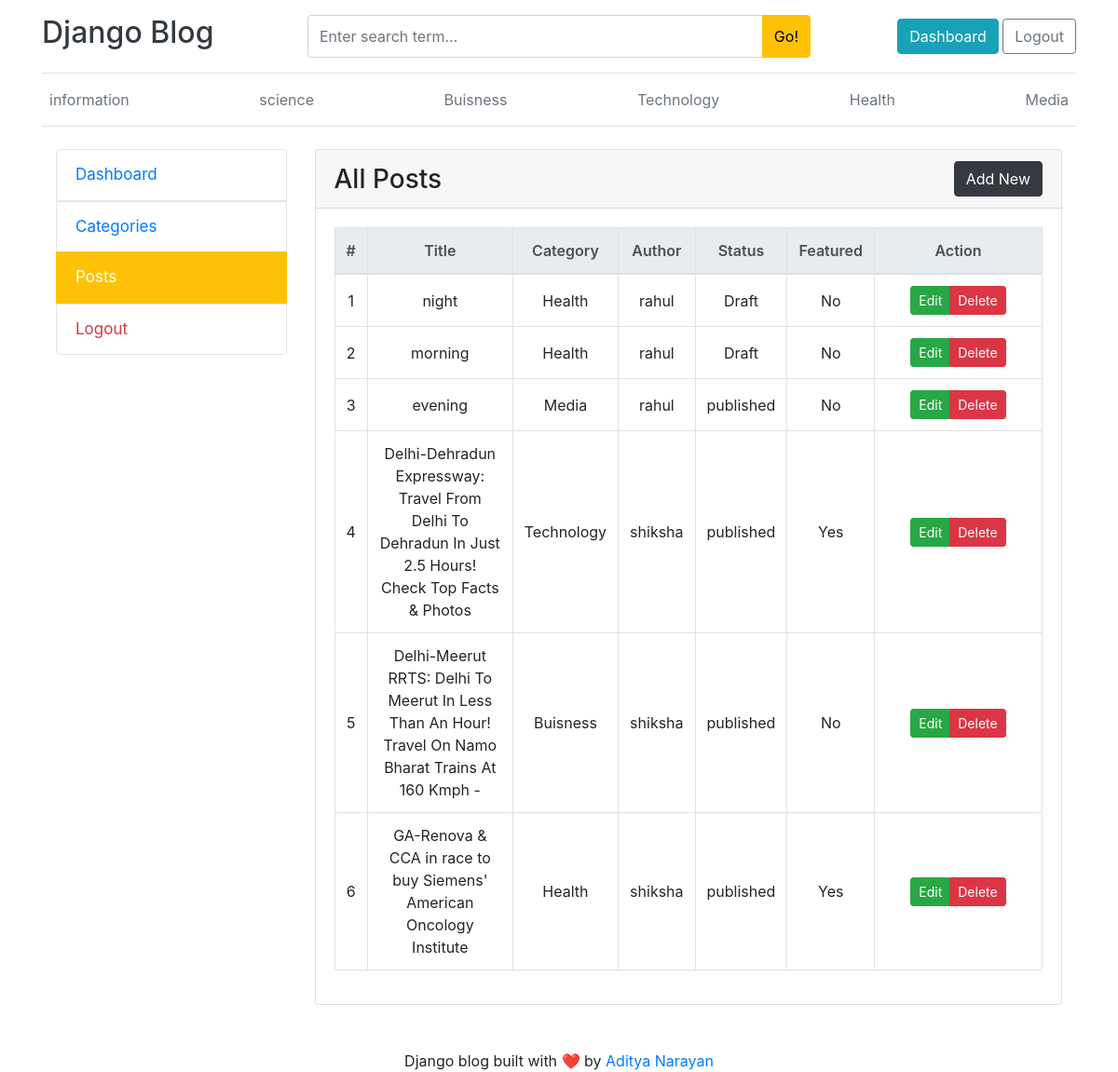
/dashboard/posts/ (signed in), run on the app's committed database.
### blogs/models.py (models this page shows, shortened)
class Category(models.Model):
    category_name = models.CharField(max_length=50, unique=True)
    created_at = models.DateTimeField(auto_now_add=True)
    updated_at = models.DateTimeField(auto_now=True)
    class Meta:
        verbose_name_plural = "Categories"

class Blog(models.Model):
    title = models.CharField(max_length=100)
    slug = models.SlugField(max_length=100, unique=True, blank=True)
    category = models.ForeignKey(Category, on_delete=models.CASCADE)
    author = models.ForeignKey(User, on_delete=models.CASCADE)
    featured_image = models.ImageField(upload_to='uploads/%Y/%m/%d/')
    short_description = models.TextField(max_length=500)
    blog_body = models.TextField(max_length=2000)
    status = models.CharField(
        max_length=20,
        choices=STATUS_CHOICES,
        default="Draft"
    )
    is_featured = models.BooleanField(default=False)
    created_at = models.DateTimeField(auto_now_add=True)
    updated_at = models.DateTimeField(auto_now=True)

### dashboard/views.py (the view)
# urls.py: path('posts/', views.posts, name='posts'),
@login_required(login_url='login')
@manager_required
def posts(request):
    posts = Blog.objects.all().order_by('-created_at')
    return render(request, 'posts.html', {
        'posts': posts
    })

### blogs/context_processors.py (called while the page is built)
def get_categories(request):
    categories = Category.objects.all()
    return {
        'categories': categories,
    }

def get_Social_links(request):
    social_links=SocialLink.objects.all()
    return dict(social_links=social_links)

### dashboard/views.py (called while the page is built)
def manager_required(view_func):
    @wraps(view_func)
    def wrapper(request, *args, **kwargs):
        if request.user.is_superuser:
            return view_func(request, *args, **kwargs)
        if request.user.groups.filter(name="Manager").exists():
            return view_func(request, *args, **kwargs)
        return HttpResponseForbidden(
            "You are not authorized to access this page."
        )
    return wrapper

### blog_main/templates/posts.html
{% extends 'base.html' %}
{% block content %}
<div class="container mt-4">
    <div class="row">
        <div class="col-md-3 dashboard-sidebar">
            <div class="list-group">
                <a href="{% url 'dashboard' %}" class="list-group-item">
                    Dashboard
                </a>
                <a href="{% url 'categories' %}" class="list-group-item">
                    Categories
                </a>
                <a href="{% url 'posts' %}" class="list-group-item active">
                    Posts
                </a>
                <a href="{% url 'logout' %}" class="list-group-item text-danger">
                    Logout
                </a>
            </div>
        </div>
        <div class="col-md-9">
            <div class="card">
                <div class="card-header d-flex justify-content-between align-items-center">
                    <h3 class="mb-0">All Posts</h3>
                   <a href="{% url 'add_post' %}" class="btn btn-dark">
    Add New
</a>
                </div>
                <div class="card-body">
                    <table class="table table-bordered table-hover">
                        <thead class="thead-light">
                            <tr>
                                <th>#</th>
                                <th>Title</th>
                                <th>Category</th>
                                <th>Author</th>
                                <th>Status</th>
                                <th>Featured</th>
                                <th>Action</th>
                            </tr>
                        </thead>
                        <tbody>
                            {% for post in posts %}
                            <tr>
                                <td>{{ forloop.counter }}</td>
                                <td>{{ post.title }}</td>
                                <td>{{ post.category.category_name }}</td>
                                <td>{{ post.author.username }}</td>
                                <td>{{ post.status }}</td>
                                <td>
                                    {% if post.is_featured %}
                                        Yes
                                    {% else %}
                                        No
                                    {% endif %}
                                </td>
<td style="white-space: nowrap; width: 170px;">
    <div class="btn-group" role="group">
<a href="{% url 'edit_post' post.id %}" class="btn btn-success btn-sm">
    Edit
</a>
       <a href="{% url 'delete_post' post.id %}" class="btn btn-danger btn-sm">
    Delete
</a>
    </div>
</td>
                            </tr>
                            {% empty %}
                            <tr>
                                <td colspan="7" class="text-center">
                                    No Posts Available
                                </td>
                            </tr>
                            {% endfor %}
                        </tbody>
                    </table>
                </div>
            </div>
        </div>
    </div>
</div>
{% endblock %}

### blog_main/templates/base.html (shortened to what this page needs)
{% load static %}
<!DOCTYPE html>
<html lang="en">
<head>
    <link rel="stylesheet"
          href="https://cdn.jsdelivr.net/npm/bootstrap@4.6.2/dist/css/bootstrap.min.css">
    <link rel="stylesheet"
          href="https://cdnjs.cloudflare.com/ajax/libs/font-awesome/6.5.2/css/all.min.css">
    <link rel="stylesheet" href="{% static 'css/blog.css' %}">
</head>
<body>
<div class="container">
    <header class="blog-header py-3 border-bottom">
        <div class="row align-items-center">
            <div class="col-md-3">
                <a href="{% url 'home' %}"
                   class="blog-header-logo text-dark"
                   style="text-decoration:none;">
                    <h2>Django Blog</h2>
                </a>
            </div>
            <div class="col-md-6">
                <form action="{% url 'search' %}" method="GET">
                    <div class="input-group">
                        <input
                            type="text"
                            name="keyword"
                            class="form-control"
                            placeholder="Enter search term...">
                        <div class="input-group-append">
                            <button class="btn btn-warning" type="submit">
                                Go!
                            </button>
                        </div>
                    </div>
                </form>
            </div>
            <div class="col-md-3 text-right">
                {% if user.is_authenticated %}
                    <a href="{% url 'dashboard' %}"
                       class="btn btn-info">
                        Dashboard
                    </a>
                    <a href="{% url 'logout' %}"
                       class="btn btn-outline-secondary">
                        Logout
                    </a>
                {% endif %}
            </div>
        </div>
    </header>
    <div class="nav-scroller py-2 mb-4 border-bottom">
        <nav class="nav d-flex justify-content-between">
            {% for cat in categories %}
                <a class="p-2 text-muted"
                   href="{% url 'post_by_category' cat.id %}">
                    {{ cat.category_name }}
                </a>
            {% endfor %}
        </nav>
    </div>
    {% block content %}
    {% endblock %}
</div>
<footer class="blog-footer mt-5">
    <div class="container text-center">
        <p class="mb-0">
            Django blog built with ❤️ by
            <a href="#">Aditya Narayan</a>
        </p>
    </div>
</footer>
</body>
</html>

### static/css/blog.css (style rules this page uses)
.dashboard-sidebar .list-group { border-radius:4px; overflow:hidden; }
.dashboard-sidebar .list-group-item { padding:14px 20px; font-size:17px; border:1px solid #e5e5e5; }
.dashboard-sidebar .list-group-item.active { background:#ffc107 !important; border-color:#ffc107 !important; color:#fff !important; }
.table { width:100%; }
.table th { text-align:center; vertical-align:middle; font-weight:600; }
.table td { text-align:center; vertical-align:middle; }
.table th:last-child, .table td:last-child { width:180px; white-space:nowrap; }
.btn-warning { color:#000; }
.form-control { height:46px; }

### data on the page
Category: category_name "information"
Category: category_name "science"
Category: category_name "Buisness"
Category: category_name "Technology"
Category: category_name "Health"
Category: category_name "Media"
Blog: title "night", category.category_name "Health", author.username "rahul", status "Draft", is_featured "No"
Blog: title "morning", category.category_name "Health", author.username "rahul", status "Draft", is_featured "No"
Blog: title "evening", category.category_name "Media", author.username "rahul", status "published", is_featured "No"
Blog: title "Delhi-Dehradun Expressway: Travel From Delhi To Dehradun In Just 2.5 Hours! Check Top Facts & Photos", category.category_name "Technology", author.username "shiksha", status "published", is_featured "Yes"
Blog: title "Delhi-Meerut RRTS: Delhi To Meerut In Less Than An Hour! Travel On Namo Bharat Trains At 160 Kmph -", category.category_name "Buisness", author.username "shiksha", status "published", is_featured "No"
Blog: title "GA-Renova & CCA in race to buy Siemens' American Oncology Institute", category.category_name "Health", author.username "shiksha", status "published", is_featured "Yes"
